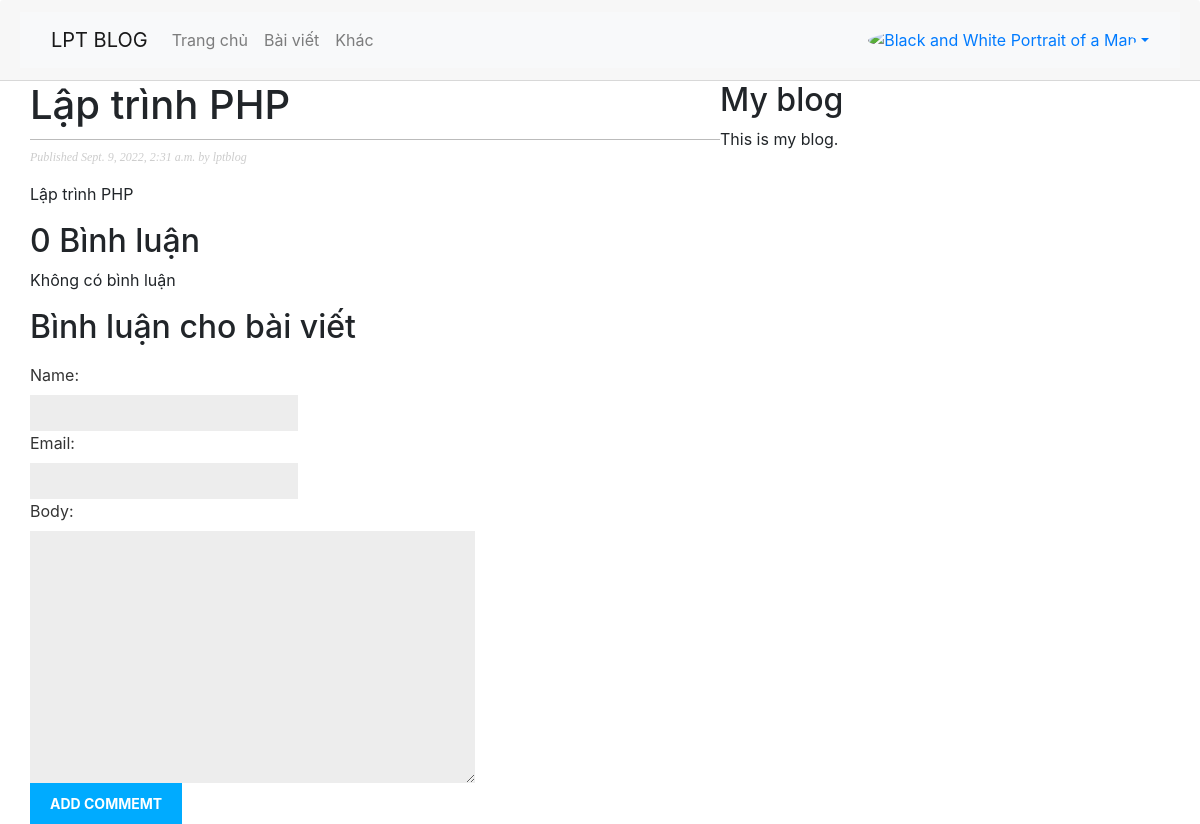
The app's page /lptblog/2022/9/9/lap-trinh-php/ with its own data.
### lptblog/models.py (models this page shows, shortened)
class Post(models.Model):
    STATUS_CHOICES = ( ('draft','Draft'),('published','Published'), )
    title = models.CharField(max_length=255)
    slug = models.SlugField(max_length=255, unique_for_date='publish', allow_unicode=True)
    author = models.ForeignKey(User, on_delete=models.CASCADE, related_name='blog_posts')
    body = models.TextField()
    publish = models.DateTimeField(default=timezone.now)
    created = models.DateTimeField(auto_now_add=True)
    updated = models.DateTimeField(auto_now=True)
    status = models.CharField(max_length=10, choices=STATUS_CHOICES, default='draft')
    objects = models.Manager()
    published = PublishedManager()
    class Meta:
        ordering = ('-publish',)

### lptblog/views.py (the view)
def post_detail(request, year, month, day, post):
    post = get_object_or_404(
                Post,
                slug=post,
                status='published',
                publish__year = year,
                publish__month = month,
                publish__day = day)
    comments = post.comments.filter(active=True)
    new_comment = None
    if request.method == 'POST':
        comment_form = CommentForm(data=request.POST)
        if comment_form.is_valid():
            new_comment = comment_form.save(commit=False)
            new_comment.post = post
            new_comment.save()
    else:
        comment_form = CommentForm()
    return render(request, 'lptblog/post/detail.html',
                            {'post':post,
                            'comments':comments,
                            'new_comment': new_comment,
                            'comment_form': comment_form})

### lptblog/forms.py
class CommentForm(forms.ModelForm):
    class Meta:
        model = Comment
        fields = ('name','email','body')

### lptblog/templates/lptblog/post/detail.html (shortened to what this page needs)
{% extends 'lptblog/base.html' %}
{% block content %}
    <h1>{{ post.title }}</h1>
    <p class="date">
        Published {{ post.publish }} by {{ post.author }}
    </p>
    {{ post.body|linebreaks }}
    {% with comments.count as total_comments %}
        <h2>
            {{ total_comments }} Bình luận
        </h2>
    {% endwith %}
    {% for comment in comments %}
        <div class="comment">
            <p class="info">
                Bình luận {{ forloop.counter }} bởi {{ comment.name }} {{ comment.created }}
            </p>
            {{ comment.body|linebreaks }}
        </div>
    {% empty %}
        <p>Không có bình luận</p>
    {% endfor %}
    {% if new_comment %}
        <h2>Đã thêm bình luận mới</h2>
    {% else %}
        <h2>Bình luận cho bài viết</h2>
        <form method="POST">
            {{ comment_form.as_p }}
            <p>
                <input type="submit" value="Add Commemt">
            </p>
        </form>
    {% endif %}
{% endblock %}

### lptblog/static/css/blog.css (style rules this page uses)
body { margin:0; padding:0; font-family:helvetica, sans-serif; }
h1 { font-weight:normal; border-bottom:1px solid #bbb; padding:0 0 10px 0; }
h2 { font-weight:normal; margin:30px 0 0; }
p.date { color:#ccc; font-family: georgia, serif; font-size: 12px; font-style: italic; }
label { float:left; clear:both; color:#333; margin-bottom:4px; }
input, textarea { clear:both; float:left; margin:0 0 10px; background:#ededed; border:0; padding:6px 10px; font-size:12px; }
input[type=submit] { font-weight:bold; background:#00abff; color:#fff; padding:10px 20px; font-size:14px; text-transform:uppercase; }

### records on screen
Post: title "Lập trình PHP", publish "Sept. 9, 2022, 2:31 a.m.", author "lptblog", body "Lập trình PHP"

### other values on screen
{{ total_comments }} "0"
